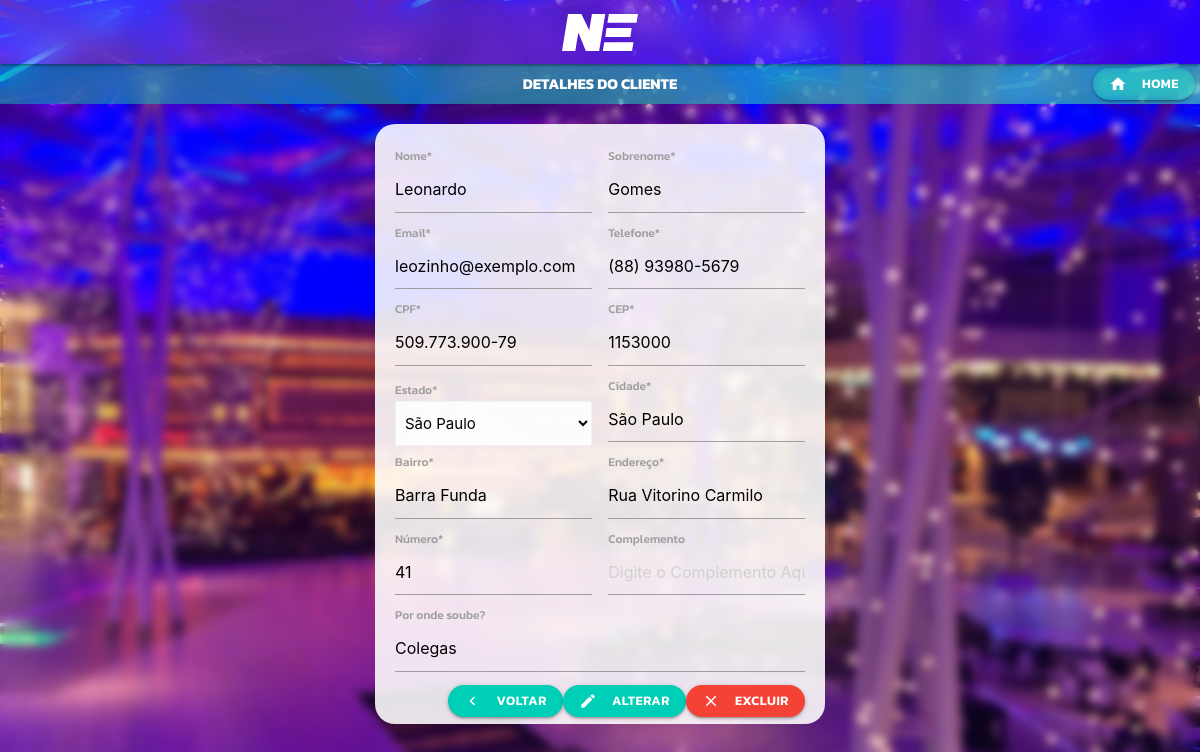
Page /admin/detalhes_cliente.php?id=14 (signed in) on the committed database.
### tables this page shows
CREATE TABLE `tb_user` (
  `id_user` int(11) NOT NULL,
  `cpf_user` varchar(14) NOT NULL,
  `nome_user` varchar(60) NOT NULL,
  `sobre_user` varchar(60) NOT NULL,
  `email_user` varchar(60) NOT NULL,
  `telefone_user` varchar(20) NOT NULL,
  `cep_user` int(11) NOT NULL,
  `estado_user` enum('AC','AL','AP','AM','BA','CE','DF','ES','GO','MA','MT','MS','MG','PA','PB','PR','PE','PI','RJ','RN','RS','RO','RR','SC','SP','SE','TO') NOT NULL,
  `cidade_user` varchar(50) NOT NULL,
  `bairro_user` varchar(50) NOT NULL,
  `endereco_user` varchar(80) NOT NULL,
  `numero_user` int(11) NOT NULL,
  `complemento_user` varchar(150) DEFAULT NULL,
  `por_onde_soube` varchar(200) DEFAULT NULL
);

### admin/detalhes_cliente.php (the view, shortened to what this page needs)
<?php
require_once '../conexao.php';
?>
<!DOCTYPE html>
<html lang="pt-br">
<head>
    <link rel="stylesheet" href="https://cdnjs.cloudflare.com/ajax/libs/jquery.mask/1.14.16/jquery.mask.min.js">
    <link rel="stylesheet" href="https://cdnjs.cloudflare.com/ajax/libs/materialize/1.0.0/css/materialize.min.css">
    <link rel="stylesheet" href="css/style.css">
</head>
<body>
    <div class="navbar-fixed">
        <nav>
            <div class="nav-wrapper bg-color">
                <a href="home.php" class="brand-logo center"><img id="nav-logo" src="img/neilyta.svg" alt="" title="Neilyta Eventos"></a>
            </div>
        </nav>
    </div>
    <div class="sec-bar">
        <p>DETALHES DO CLIENTE</p>
        <a href="home.php" class="btn-small logout-btn"><i class="material-icons left">home</i>Home</a>
    </div>
    <div class="pri-container">
        <div class="details-cont">
            <?php
                $id = $_GET['id'];
                $sql = "SELECT * FROM tb_user WHERE id_user = '$id';";
                $query = mysqli_query($conn, $sql);
                $user = mysqli_fetch_assoc($query);
            ?>
            <form action="alterar_cliente.php" method="POST" id="form-cad">
                <div class="colunas">
                    <div class="input-cont">
                        <label for="nome" required>Nome*</label>
                        <input name="nome" value="<?php echo $user['nome_user']; ?>" type="text" placeholder="Digite o Nome Aqui">
                    </div>
                    <div class="input-cont">
                        <label for="sobrenome">Sobrenome*</label>
                        <input name="sobrenome" value="<?php echo $user['sobre_user']; ?>" type="text" placeholder="Digite o Sobrenome Aqui">
                    </div>
                </div>
                <div class="colunas">
                    <div class="input-cont">
                        <label for="email">Email*</label>
                        <input name="email" value="<?php echo $user['email_user']; ?>" type="text" placeholder="Digite o Email Aqui">
                    </div>
                    <div class="input-cont">
                        <label for="tel">Telefone*</label>
                        <input name="tel" value="<?php echo $user['telefone_user']; ?>" type="text" placeholder="Digite o Telefone Aqui">
                    </div>
                </div>
                <div class="colunas">
                    <div class="input-cont">
                        <label for="cpf">CPF*</label>
                        <input name="cpf" type="text" value="<?php echo $user['cpf_user']; ?>" placeholder="Digite o CPF Aqui">
                    </div>
                    <div class="input-cont">
                        <label for="cep">CEP*</label>
                        <input name="cep" type="text" value="<?php echo $user['cep_user']; ?>" placeholder="Digite o CEP Aqui" maxlength="8">
                    </div>
                </div>
                <div class="colunas">
                    <div class="input-cont">
                        <label for="estado">Estado*</label>
                        <div class="select">
                            <select class="browser-default" name="estado" data-input>
                                <option value="SP" <?php if ($user['estado_user'] == "SP") {
                                                        echo 'selected';
                                                    } ?>>São Paulo</option>
                            </select>
                        </div>
                    </div>
                    <div class="input-cont">
                        <label for="city">Cidade*</label>
                        <input name="city" value="<?php echo $user['cidade_user']; ?>" type="text" placeholder="Digite a Cidade Aqui" data-input>
                    </div>
                </div>
                <div class="colunas">
                    <div class="input-cont">
                        <label for="bairro">Bairro*</label>
                        <input name="bairro" value="<?php echo $user['bairro_user']; ?>" type="text" placeholder="Digite o Bairro Aqui" data-input>
                    </div>
                    <div class="input-cont">
                        <label for="end">Endereço*</label>
                        <input name="end" type="text" value="<?php echo $user['endereco_user']; ?>" placeholder="Digite o Endereço Aqui" data-input>
                    </div>
                </div>
                <div class="colunas">
                    <div class="input-cont">
                        <label for="num">Número*</label>
                        <input name="num" type="text" value="<?php echo $user['numero_user']; ?>" placeholder="Digite o Numero Aqui" data-input>
                    </div>
                    <div class="input-cont">
                        <label for="comp">Complemento</label>
                        <input name="comp" type="text" value="<?php echo $user['complemento_user']; ?>" placeholder="Digite o Complemento Aqui" data-input>
                    </div>
                </div>
                <div class="input-cont">
                    <label for="por">Por onde soube?</label>
                    <input name="por" value="<?php echo $user['por_onde_soube']; ?>" type="text" placeholder="Por onde/quem você soube do evento?">
                </div>
                <div class="btn-cont">
                    <a href="listar_cliente.php"class="btn-small waves-effect"><i class="material-icons left">chevron_left</i>Voltar</a>
                    <button class="btn-small waves-effect" href="alterar_cliente.php" onclick="return confirm('Deseja realmente ALTERAR? Certifique-se de que nenhum campo obrigatorio * está vazio!');"><i class="material-icons left">create</i>Alterar</button>
                    <a class="btn-small red waves-effect" href="excluir_cliente.php?id=<?php echo $user['id_user']; ?>" onclick="return confirm('Deseja realmente EXCLUIR? A exclusão NÃO poderá ser desfeita!');"><i class="material-icons left">close</i>Excluir</a>
                </div>
            </form>
        </div>
    </div>
</body>
</html>

### admin/css/style.css (style rules this page uses)
html,body { height: 100%; }
body { background-image: url(../img/background.jpg); background-attachment: fixed; background-size: cover; }
.bg-color { background: linear-gradient(90deg, #b49eff52 0%, #3b00ff9c 100%); }
#nav-logo { padding: 14px; align-self: center; }
nav { background-color: #ffffff00 !important; backdrop-filter: blur(13px) !important; }
.btn, .btn-small { border-radius: 20px; background-color: #00cfb7; font-family: 'Kanit', sans-serif; font-weight: 600; }
a { font-family: 'Kanit', sans-serif; font-weight: 500; }
.sec-bar { display: flex; height: 40px; background: linear-gradient(90deg, #00cfb770 0%, #2bd7c29e 100%); backdrop-filter: blur(13px); position: relative; margin: 0; align-items: center; justify-content: center; }
.sec-bar p { font-family: 'Kanit', sans-serif !important; font-weight: 700 !important; color: #fff !important; text-align: center !important; }
.pri-container { min-height: 100%; width: 100%; display: flex; justify-content: center; backdrop-filter: blur(5px); }
.logout-btn { position: absolute; background-color: transparent !important; backdrop-filter: blur(5px); right: 5px; transition: 0.5s; }
#form-cad { display: flex; flex-direction: column; }
.btn-cont { display: flex; justify-content: end; margin: 5px 0; }
.colunas { display: flex; justify-content: space-between; align-items: center; }
.colunas .input-cont { width: 48%; }
#form-cad label { font-family: 'Kanit', sans-serif; font-weight: 500; }
.details-cont { background-color: rgba(255, 255, 255, 0.884); backdrop-filter: blur(10px); padding: 20px; margin: 20px 0 0 0; border-radius: 20px; height: 600px; width: 450px; }

### rows in the picture
tb_user: nome "Leonardo", sobrenome "Gomes", email "leozinho@exemplo.com", tel "(88) 93980-5679", cpf "509.773.900-79", cep "1153000", estado "São Paulo", city "São Paulo", bairro "Barra Funda", end "Rua Vitorino Carmilo", num "41", por "Colegas"
